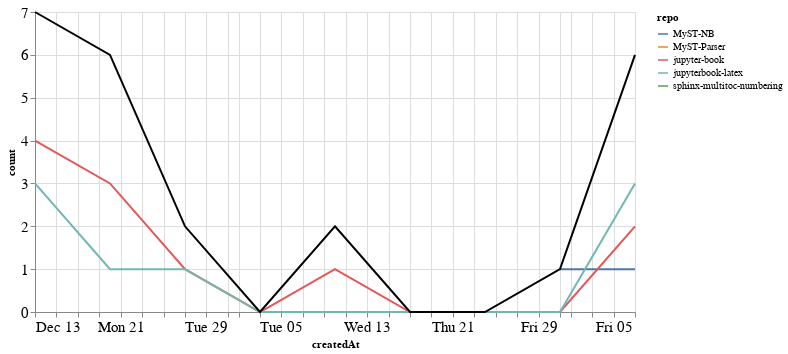

Source (notebook cell):
### Markdown cell above
### Comments

### Code cell
comments_time = comments.groupby('repo').resample('W', on='createdAt').count()['author'].reset_index()
comments_time = comments_time.rename(columns={'author': 'count'})
comments_time_total = comments_time.groupby('createdAt').agg({"count": "sum"}).reset_index()
ch1 = alt.Chart(comments_time, width=600).mark_line().encode(
    x='createdAt',
    y='count',
    color='repo',
    tooltip="repo"
)

ch2 = alt.Chart(comments_time_total, width=600).mark_line(color="black").encode(
    x='createdAt',
    y='count',
)

ch1 + ch2

### Figure 1 — Vega-Lite specification as saved in the notebook (floating-point values rounded to 4 significant figures)
{"config": {"axisLeft": {"labelFontSize": 15}, "axisBottom": {"labelFontSize": 15}}, "layer": [{"data": {"name": "data-733bcc46ed71ef6a0070ca036c3be148"}, "mark": "line", "encoding": {"color": {"type": "nominal", "field": "repo"}, "tooltip": {"type": "nominal", "field": "repo"}, "x": {"type": "temporal", "field": "createdAt"}, "y": {"type": "quantitative", "field": "count"}}, "width": 600}, {"data": {"name": "data-acc062cfd3ba3cfd37f4eef0968b24fa"}, "mark": {"type": "line", "color": "black"}, "encoding": {"x": {"type": "temporal", "field": "createdAt"}, "y": {"type": "quantitative", "field": "count"}}, "width": 600}], "$schema": "https://vega.github.io/schema/vega-lite/v4.8.1.json", "datasets": {"data-733bcc46ed71ef6a0070ca036c3be148": [{"repo": "MyST-NB", "createdAt": "2021-01-31T00:00:00", "count": 1}, {"repo": "MyST-NB", "createdAt": "2021-02-07T00:00:00", "count": 1}, {"repo": "MyST-Parser", "createdAt": "2020-12-20T00:00:00", "count": 2}, {"repo": "jupyter-book", "createdAt": "2020-12-13T00:00:00", "count": 4}, {"repo": "jupyter-book", "createdAt": "2020-12-20T00:00:00", "count": 3}, {"repo": "jupyter-book", "createdAt": "2020-12-27T00:00:00", "count": 1}, {"repo": "jupyter-book", "createdAt": "2021-01-03T00:00:00", "count": 0}, {"repo": "jupyter-book", "createdAt": "2021-01-10T00:00:00", "count": 1}, {"repo": "jupyter-book", "createdAt": "2021-01-17T00:00:00", "count": 0}, {"repo": "jupyter-book", "createdAt": "2021-01-24T00:00:00", "count": 0}, {"repo": "jupyter-book", "createdAt": "2021-01-31T00:00:00", "count": 0}, {"repo": "jupyter-book", "createdAt": "2021-02-07T00:00:00", "count": 2}, {"repo": "jupyterbook-latex", "createdAt": "2020-12-13T00:00:00", "count": 3}, {"repo": "jupyterbook-latex", "createdAt": "2020-12-20T00:00:00", "count": 1}, {"repo": "jupyterbook-latex", "createdAt": "2020-12-27T00:00:00", "count": 1}, {"repo": "jupyterbook-latex", "createdAt": "2021-01-03T00:00:00", "count": 0}, {"repo": "jupyterbook-latex", "createdAt": "2021-01-10T00:00:00", "count": 0}, {"repo": "jupyterbook-latex", "createdAt": "2021-01-17T00:00:00", "count": 0}, {"repo": "jupyterbook-latex", "createdAt": "2021-01-24T00:00:00", "count": 0}, {"repo": "jupyterbook-latex", "createdAt": "2021-01-31T00:00:00", "count": 0}, {"repo": "jupyterbook-latex", "createdAt": "2021-02-07T00:00:00", "count": 3}, {"repo": "sphinx-multitoc-numbering", "createdAt": "2021-01-10T00:00:00", "count": 1}], "data-acc062cfd3ba3cfd37f4eef0968b24fa": [{"createdAt": "2020-12-13T00:00:00", "count": 7}, {"createdAt": "2020-12-20T00:00:00", "count": 6}, {"createdAt": "2020-12-27T00:00:00", "count": 2}, {"createdAt": "2021-01-03T00:00:00", "count": 0}, {"createdAt": "2021-01-10T00:00:00", "count": 2}, {"createdAt": "2021-01-17T00:00:00", "count": 0}, {"createdAt": "2021-01-24T00:00:00", "count": 0}, {"createdAt": "2021-01-31T00:00:00", "count": 1}, {"createdAt": "2021-02-07T00:00:00", "count": 6}]}}
